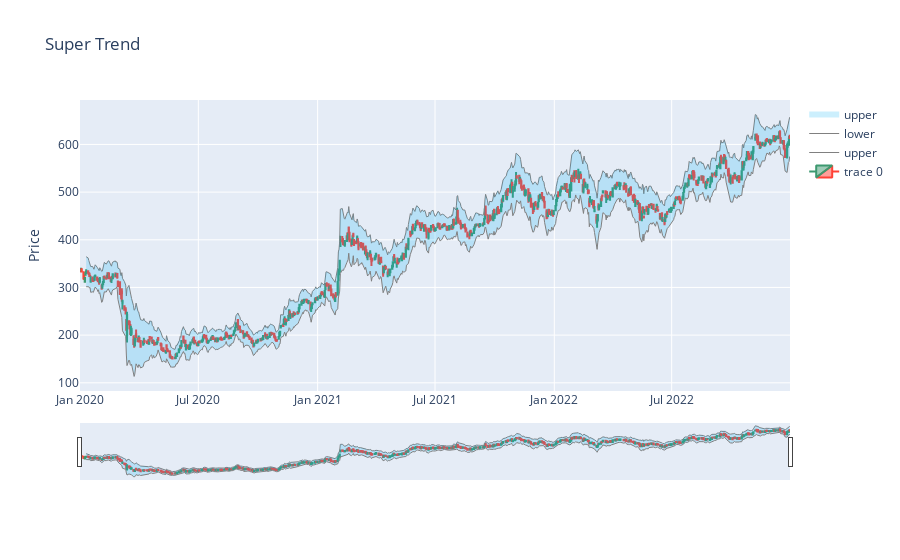

The notebook cell saved with this chart:
### Code cell
fig = go.Figure(data=[go.Candlestick(x=df['Date'], open=df['Open'], high=df['High'], low=df['Low'], close=df['Close'])])

fig.add_trace(go.Scatter(x=df['Date'], y=upperband, mode='lines', name='upper', line=dict(color='gray', width=1)))
fig.add_trace(go.Scatter(x=df['Date'], y=lowerband, mode='lines', name='lower', line=dict(color='gray', width=1)))

# color the area between the bands
fig.add_trace(go.Scatter(x=df['Date'], y=upperband, fill='tonexty', mode='none', name='upper', fillcolor='rgba(0,176,246,0.2)'))

# add title and axis labels
fig.update_layout(title='Super Trend', yaxis_title='Price')

### Figure 1 — Plotly figure (JSON) as saved in the notebook; plotly's stock layout.template omitted (floating-point values rounded to 4 significant figures; data arrays with more than 128 entries replaced by an {"elided": "..."} marker saying what was removed)
{"data": [{"close": {"elided": "747 float values"}, "high": {"elided": "747 float values"}, "low": {"elided": "747 float values"}, "open": {"elided": "747 float values"}, "type": "candlestick", "x": {"elided": "747 str values"}}, {"line": {"color": "gray", "width": 1}, "mode": "lines", "name": "upper", "type": "scatter", "x": {"elided": "747 str values"}, "y": {"elided": "747 float values"}}, {"line": {"color": "gray", "width": 1}, "mode": "lines", "name": "lower", "type": "scatter", "x": {"elided": "747 str values"}, "y": {"elided": "747 float values"}}, {"fill": "tonexty", "fillcolor": "rgba(0,176,246,0.2)", "mode": "none", "name": "upper", "type": "scatter", "x": {"elided": "747 str values"}, "y": {"elided": "747 float values"}}], "layout": {"title": {"text": "Super Trend"}, "yaxis": {"title": {"text": "Price"}}}}
